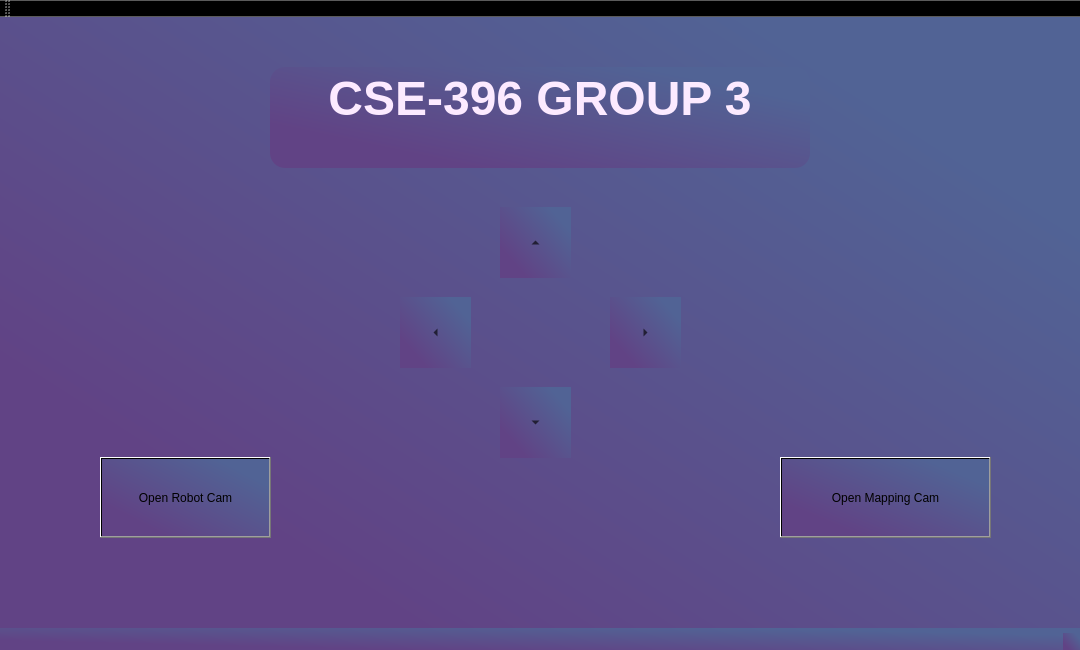
<?xml version="1.0" encoding="UTF-8"?>
<ui version="4.0">
 <class>MainWindow</class>
 <widget class="QMainWindow" name="MainWindow">
  <property name="geometry">
   <rect>
    <x>0</x>
    <y>0</y>
    <width>1080</width>
    <height>650</height>
   </rect>
  </property>
  <property name="maximumSize">
   <size>
    <width>1264</width>
    <height>739</height>
   </size>
  </property>
  <property name="windowTitle">
   <string>MainWindow</string>
  </property>
  <property name="styleSheet">
   <string notr="true">background-color: qlineargradient(spread:pad, x1:0.198, y1:0.789773, x2:0.868, y2:0.198864, stop:0 rgba(97, 67, 133, 255), stop:1 rgba(81, 99, 149, 255));</string>
  </property>
  <widget class="QWidget" name="centralWidget">
   <widget class="QPushButton" name="openRobotCam">
    <property name="geometry">
     <rect>
      <x>100</x>
      <y>440</y>
      <width>171</width>
      <height>81</height>
     </rect>
    </property>
    <property name="styleSheet">
     <string notr="true">font: 13pt &quot;Tahoma&quot;;</string>
    </property>
    <property name="text">
     <string>Open Robot Cam</string>
    </property>
   </widget>
   <widget class="QPushButton" name="openMappingCam">
    <property name="geometry">
     <rect>
      <x>780</x>
      <y>440</y>
      <width>211</width>
      <height>81</height>
     </rect>
    </property>
    <property name="styleSheet">
     <string notr="true">font: 13pt &quot;Tahoma&quot;;</string>
    </property>
    <property name="text">
     <string>Open Mapping Cam</string>
    </property>
   </widget>
   <widget class="QTextBrowser" name="textBrowser">
    <property name="geometry">
     <rect>
      <x>270</x>
      <y>50</y>
      <width>540</width>
      <height>101</height>
     </rect>
    </property>
    <property name="styleSheet">
     <string notr="true">color: #FCEAFF;
border-radius: 15px;
border: 0;</string>
    </property>
    <property name="html">
     <string>&lt;!DOCTYPE HTML PUBLIC &quot;-//W3C//DTD HTML 4.0//EN&quot; &quot;http://www.w3.org/TR/REC-html40/strict.dtd&quot;&gt;
&lt;html&gt;&lt;head&gt;&lt;meta name=&quot;qrichtext&quot; content=&quot;1&quot; /&gt;&lt;meta charset=&quot;utf-8&quot; /&gt;&lt;style type=&quot;text/css&quot;&gt;
p, li { white-space: pre-wrap; }
hr { height: 1px; border-width: 0; }
li.unchecked::marker { content: &quot;\2610&quot;; }
li.checked::marker { content: &quot;\2612&quot;; }
&lt;/style&gt;&lt;/head&gt;&lt;body style=&quot; font-family:'Segoe UI'; font-size:9pt; font-weight:400; font-style:normal;&quot;&gt;
&lt;p align=&quot;center&quot; style=&quot; margin-top:0px; margin-bottom:0px; margin-left:0px; margin-right:0px; -qt-block-indent:0; text-indent:0px;&quot;&gt;&lt;span style=&quot; font-size:36pt; font-weight:700;&quot;&gt;CSE-396 GROUP 3&lt;/span&gt;&lt;/p&gt;&lt;/body&gt;&lt;/html&gt;</string>
    </property>
   </widget>
   <widget class="QToolButton" name="up">
    <property name="geometry">
     <rect>
      <x>500</x>
      <y>190</y>
      <width>71</width>
      <height>71</height>
     </rect>
    </property>
    <property name="styleSheet">
     <string notr="true">border: 0;</string>
    </property>
    <property name="text">
     <string>...</string>
    </property>
    <property name="shortcut">
     <string>W</string>
    </property>
    <property name="arrowType">
     <enum>Qt::UpArrow</enum>
    </property>
   </widget>
   <widget class="QToolButton" name="right">
    <property name="geometry">
     <rect>
      <x>610</x>
      <y>280</y>
      <width>71</width>
      <height>71</height>
     </rect>
    </property>
    <property name="styleSheet">
     <string notr="true">border: 0;</string>
    </property>
    <property name="text">
     <string>...</string>
    </property>
    <property name="shortcut">
     <string>D</string>
    </property>
    <property name="arrowType">
     <enum>Qt::RightArrow</enum>
    </property>
   </widget>
   <widget class="QToolButton" name="left">
    <property name="geometry">
     <rect>
      <x>400</x>
      <y>280</y>
      <width>71</width>
      <height>71</height>
     </rect>
    </property>
    <property name="styleSheet">
     <string notr="true">border: 0;</string>
    </property>
    <property name="text">
     <string>...</string>
    </property>
    <property name="shortcut">
     <string>A</string>
    </property>
    <property name="arrowType">
     <enum>Qt::LeftArrow</enum>
    </property>
   </widget>
   <widget class="QToolButton" name="down">
    <property name="geometry">
     <rect>
      <x>500</x>
      <y>370</y>
      <width>71</width>
      <height>71</height>
     </rect>
    </property>
    <property name="styleSheet">
     <string notr="true">border: 0;</string>
    </property>
    <property name="text">
     <string>...</string>
    </property>
    <property name="shortcut">
     <string>S</string>
    </property>
    <property name="arrowType">
     <enum>Qt::DownArrow</enum>
    </property>
   </widget>
  </widget>
  <widget class="QMenuBar" name="menuBar">
   <property name="geometry">
    <rect>
     <x>0</x>
     <y>0</y>
     <width>1080</width>
     <height>26</height>
    </rect>
   </property>
  </widget>
  <widget class="QToolBar" name="mainToolBar">
   <attribute name="toolBarArea">
    <enum>TopToolBarArea</enum>
   </attribute>
   <attribute name="toolBarBreak">
    <bool>false</bool>
   </attribute>
  </widget>
  <widget class="QStatusBar" name="statusBar"/>
 </widget>
 <layoutdefault spacing="6" margin="11"/>
 <resources/>
 <connections/>
</ui>
